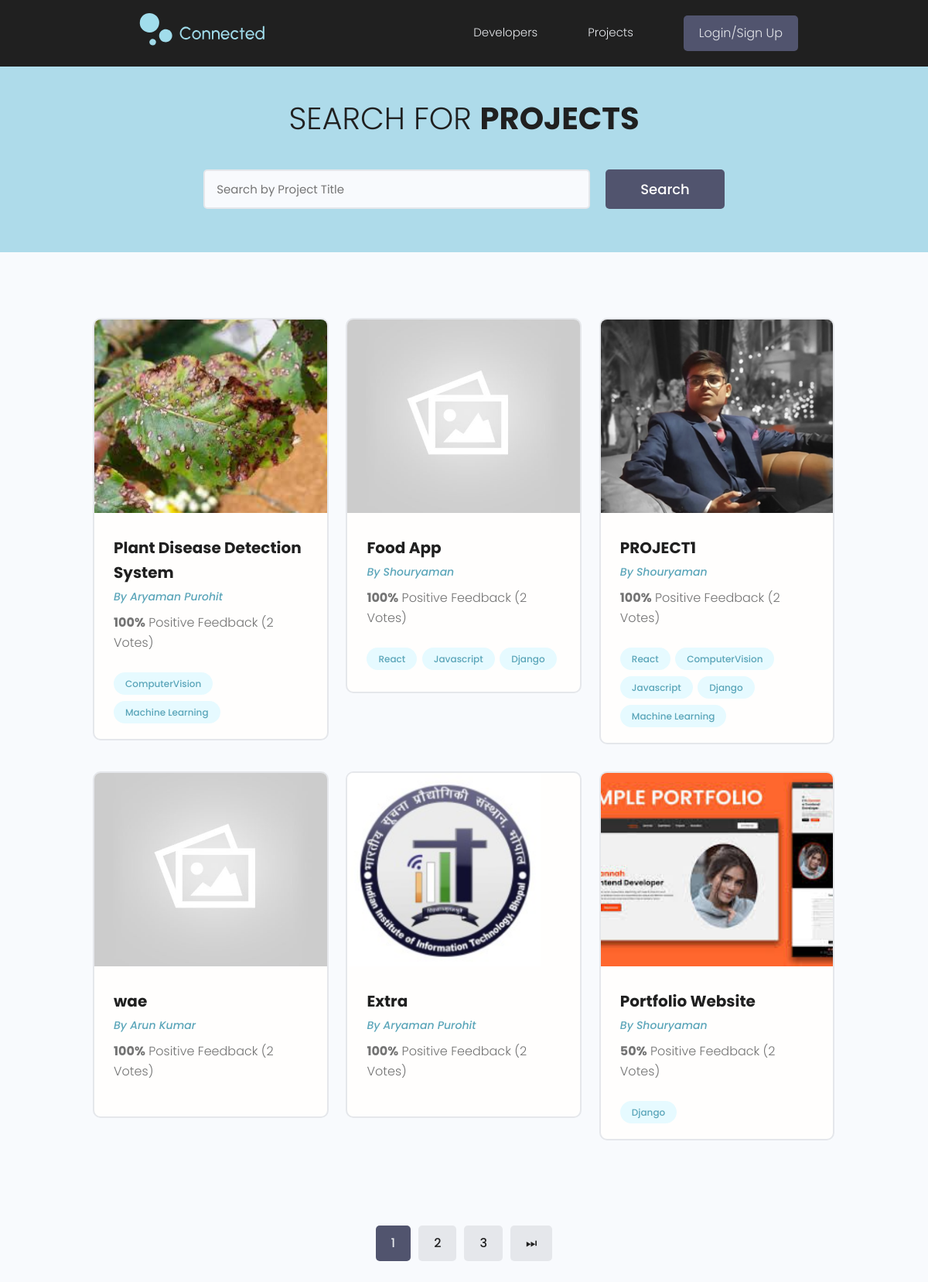
/projects/, run on the app's committed database.
### projects/models.py (models this page shows, shortened)
class Project(models.Model):
    owner = models.ForeignKey(Profile,null=True, blank=True, on_delete=models.CASCADE) #1 To N reln between a Profile and Project (A profile can have many projects)
    title = models.CharField(max_length=200)
    description = models.TextField(null=True,blank=True) #null for DB and blank for django forms
    image = models.ImageField(null=True, blank=True, default='default.jpg')
    demo_link = models.CharField(max_length=10000, null=True, blank=True)
    source_link= models.CharField(max_length=10000,null=True,blank=True)
    tags = models.ManyToManyField('Tag',blank=True) # N to N reln b/w Project and Tag models
    vote_total = models.IntegerField(null=True, blank=True, default=0)
    vote_ratio = models.IntegerField(null=True, blank=True, default=0)
    created = models.DateTimeField(auto_now_add=True)
    id = models.UUIDField(default=uuid.uuid4, unique=True, primary_key=True, editable=False)
    class Meta:
        ordering = ['-vote_ratio' , '-vote_total']

class Tag(models.Model):
    name = models.CharField(max_length=100)
    created = models.DateTimeField(auto_now_add=True)
    id = models.UUIDField(default=uuid.uuid4, unique=True, primary_key=True, editable=False)
    def __str__(self):
        return self.name

### users/models.py (models this page shows, shortened)
class Profile(models.Model):
    user = models.OneToOneField(User, on_delete=models.CASCADE, null=True, blank=True) #1 to 1 reln with in built user model
    name = models.CharField(max_length=300, blank=True, null=True)
    email = models.EmailField(max_length=600, null=True, blank=True)
    username = models.CharField(max_length=300, blank=True, null=True)
    location = models.CharField(max_length=300, blank=True, null=True)
    designation = models.CharField(max_length=300, blank=True, null=True)
    bio = models.TextField(blank=True,null=True)
    profile_image = models.ImageField(null=True,blank =True, upload_to="profiles/", default="profiles/user-default.png")
    github = models.CharField(max_length=300, blank=True, null=True)
    linkedin = models.CharField(max_length=300, blank=True, null=True)
    x = models.CharField(max_length=300, blank=True, null=True)
    website = models.CharField(max_length=300, blank=True, null=True)
    created = models.DateTimeField(auto_now_add=True)
    id = models.UUIDField(default=uuid.uuid4, unique=True, primary_key=True, editable=False)

### projects/views.py (the view)
# urls.py: path('projects/', views.getProjects),
def projects(request):
    projects, search_query = searchProjects(request)
    custom_range, projects = paginateProjects(request, projects, 6)
    context ={'projects':projects, 'search_query':search_query,'custom_range':custom_range}
    return render(request,'projects/projects.html',context)

### projects/utils.py (called while the page is built)
def paginateProjects(request, projects, results):
    page = request.GET.get('page')
    paginator = Paginator(projects, results)
    try:
        projects = paginator.page(page)
    except PageNotAnInteger:
        page = 1
        projects = paginator.page(page)
    except EmptyPage:
        page = paginator.num_pages
        projects = paginator.page(page)
    leftIndex = (int(page) - 4)
    if leftIndex < 1:
        leftIndex = 1
    rightIndex = (int(page) + 5)
    if rightIndex > paginator.num_pages:
        rightIndex = paginator.num_pages + 1
    custom_range = range(leftIndex, rightIndex)
    return custom_range, projects

def searchProjects(request):
    search_query = ''
    if request.GET.get('search_query'):
        search_query = request.GET.get('search_query')
    tags = Tag.objects.filter(name__icontains=search_query)
    projects = Project.objects.distinct().filter(
        Q(title__icontains=search_query) |
        Q(description__icontains=search_query) |
        Q(owner__name__icontains=search_query) |
        Q(tags__in=tags)
    )
    return projects, search_query

### projects/templates/projects/projects.html (shortened to what this page needs)
{% extends "main.html" %}
{% load static %}
{% block content %}
<main class="projects">
    <section class="hero-section text-center">
      <div class="container container--narrow">
        <div class="hero-section__box">
          <h2>Search for <span>Projects</span></h2>
        </div>
        <div class="hero-section__search">
          <form class="form" action="" method="get">
            <div class="form__field">
              <input class="input input--text" id="formInput#search" type="text" name="search_query" value = '{{search_query}}'
                placeholder="Search by Project Title" />
            </div>
            <input class="btn btn--sub btn--lg" type="submit" value="Search" />
          </form>
        </div>
      </div>
    </section>
    <section class="projectsList">
      <div class="container">
        <div class="grid grid--three">
{% for project in projects  %}
          <div class="column">
            <div class="card project">
              <a href="{% url 'single-project' project.id %}" class="project">
                {% if project.image %}
                <img class="project__thumbnail" src="{{ project.image.url }}" alt="project thumbnail" />
                {% else %}
                <img class="project__thumbnail" src="{% static 'images/default.jpg' %}" alt="default thumbnail" />
                {% endif %}
                <div class="card__body">
                  <h3 class="project__title">{{project.title}}</h3>
                  <p><a class="project__author" href="{% url 'user-profile' project.owner.id %}">By {{project.owner.name}}</a></p>
                  <p class="project--rating">
                    <span style="font-weight: bold;">{{project.vote_ratio}}%</span> Positive
                    Feedback ({{project.vote_total}} Vote{{project.vote_total|pluralize:"s"}})
                  </p>
                  <div class="project__tags">
                    {% for tag in project.tags.all %}
                    <span class="tag tag--pill tag--main">
                      <small>{{tag}}</small>
                    </span>
                    {% endfor %}
                  </div>
                </div>
              </a>
            </div>
          </div>
{% endfor %}
        </div>
      </div>
    </section>
    {% include 'pagination.html' with queryset=projects custom_range=custom_range %}
  </main>
{% endblock %}

### templates/main.html (shortened to what this page needs)
<!DOCTYPE html>
{% load static %}
<html lang="en">
	<head>
		<link
			rel="stylesheet"
			href="https://cdn.iconmonstr.com/1.3.0/css/iconmonstr-iconic-font.min.css"
		/>
		<link rel="stylesheet" href="{%  static 'uikit/styles/uikit.css' %}" />
		<link rel="stylesheet" href="{%  static 'styles/app.css' %}" />
	</head>
	<body>
		{% include "navbar.html" %}
		{% block content %} Default Content {%endblock%}
	</body>
</html>

### templates/navbar.html (shortened to what this page needs)
{% load static %}
<header class="header">
	<div class="container container--narrow">
		<a href="{% url 'profiles' %}" class="header__logo">
			<img src="{% static 'images/Logo2.svg' %}" alt="Connected Logo" />
		</a>
		<nav class="header__nav">
			<ul class="header__menu">
				<li class="header__menuItem">
					<a href="{% url 'profiles' %}">Developers</a>
				</li>
				<li class="header__menuItem">
					<a href="{% url 'projects' %}">Projects</a>
				</li>
				{% if request.user.is_authenticated %}
				<li class="header__menuItem"><a href="{% url 'inbox' %}">Inbox</a></li>
				<li class="header__menuItem">
					<a href="{% url 'account' %}">My Account</a>
				</li>
				<li class="header__menuItem">
					<a href="{% url 'account' %}">
					<img
									class="avatarAry avatar--sm"
									src="{{request.user.profile.profile_image.url}}"
									alt="profile_image"
								/>
					</a>
				</li>
				{% else %}
				<li class="header__menuItem">
					<a href="{% url 'login' %}" class="btn btn--sub">Login/Sign Up</a>
				</li>
				{% endif %}
			</ul>
		</nav>
	</div>
</header>

### templates/pagination.html (shortened to what this page needs)
{% if queryset.has_other_pages %}
<div class="pagination">
    <ul class="container">
        {% for page in custom_range %}
        {% if page == queryset.number%}
        <li><a href="?page={{page}}" class="btn page-link btn--sub" data-page="{{page}}">{{page}}</a></li>
        {% else %}
        <li><a href="?page={{page}}" class="btn page-link" data-page="{{page}}">{{page}}</a></li>
        {% endif %}
        {% endfor %}
        {% if queryset.has_next %}
        <li><a href="?page={{queryset.next_page_number}}" class="btn page-link"
                data-page="{{queryset.next_page_number}}">⏭</a></li>
        {% endif %}
    </ul>
</div>
{% endif %}

### static/styles/app.css (style rules this page uses)
:root { --color-sub: #202020; }
.btn--sub { background-color: var(--color-sub-light); }
.card { border: 2px solid var(--color-light); }
img { width: 100%; }
.header { position: sticky; z-index: 111; background-color: var(--color-sub); padding: 1.3rem 0; }
.header > .container { display: flex; justify-content: space-between; align-items: center; padding-left: 0; }
.header__logo { margin-left: 0; }
.header__logo > img { height: 5.8rem; display: block; }
.header__nav > ul { display: inline-flex; align-items: center; list-style: none; gap: 6.5rem; }
.header__menuItem > a { color: var(--color-light); font-weight: 300; }
.hero-section { height: 40vh; display: flex; align-items: center; background-color: var(--color-sub); }
.hero-section__box { margin-bottom: 4rem; }
.hero-section__box > h2, .hero-section__box > h2 > span { font-size: 4rem; color: var(--color-light); line-height: 1.3; text-transform: uppercase; }
.hero-section__box > h2 { font-weight: 300; }
.hero-section__box > h2 > span { font-weight: 700; }
.hero-section__search > .form { display: flex; align-items: center; justify-content: center; gap: 2rem; }
.hero-section__search > .form input.input--text { width: 50rem; }
.pagination { margin-top: 8rem; margin-bottom: 10rem; }
.pagination > ul { flex-wrap: wrap; list-style: none; display: flex; align-items: center; justify-content: center; gap: 1rem; }
.pagination .btn { color: var(--color-sub); }
.pagination .btn.btn--sub { color: var(--color-light); }
.project__author { font-size: 1.4rem; font-style: italic; }
.project--rating { margin-bottom: 1.6em; margin-top: 0.5em; }
.projects > .hero-section { background: #aedbea; height: 30vh; }
.projects .hero-section__box { margin-bottom: 2.5rem; }
.projects .hero-section__box > h2 { color: var(--color-sub); }
.projects .hero-section__box > h2 > span { font-weight: 700; color: var(--color-sub); }
.projectsList { margin-top: 8rem; }
.project__thumbnail { height: 25rem; object-fit: cover; object-position: top center; }
.project__title { font-size: 2rem; font-weight: 700; color: var(--color-sub); }

### static/uikit/styles/modules/_variables.css (style rules this page uses)
:root { --color-main: #5aa5b9; --color-main-light: #e6faff; --color-sub: #3f4156; --color-sub-light: #51546e; --color-sub-lighter: #ededfd; --color-text: #737373; --color-gray: #8b8b8b; --color-light: #e5e7eb; --color-light-gray: #767676; --color-bg: #f8fafd; --color-white: #fffefd; --color-white-light: #f3f3f3; --color-success: #359e64; --color-success-bg: #def8e8; --color-error: #fc4b0b; --color-error-bg: #fff2ee; --font-base: 'Poppins', arial, helvetica, 'Segoe UI', roboto, ubuntu, sans-serif; --font-monospace: 'Fira Code', 'Courier New', courier, monospace; --font-regular: 300; --font-medium: 500; --font-bold: 700; --generic-shadow: 1px 1px 5px #00000010; --generic-transition: all 0.3s ease-in-out; }

### static/uikit/styles/modules/_base.css (style rules this page uses)
* { margin: 0; padding: 0; box-sizing: border-box; text-rendering: optimizeLegibility; color: inherit; font-size: inherit; }
html { font-size: 50%; }
@media only screen and (min-width: 480px) { html { font-size: 56.25%; } }
@media only screen and (min-width: 1200px) { html { font-size: 62.5%; } }
body { line-height: 1.6; font-weight: 400; font-size: 1.5rem; color: var(--color-text); background-color: var(--color-bg); min-height: 100vh; }

### static/uikit/styles/modules/_typography.css (style rules this page uses)
* { font-family: var(--font-base); }
h2 { font-size: 3.6rem; font-weight: var(--font-bold); }
h3 { font-size: 3.2rem; font-weight: var(--font-medium); }
p, span, strong { font-size: 1.6rem; color: var(--color-text); font-weight: var(--font-regular); }
a { padding-bottom: 2px; text-decoration: none; display: inline-block; color: var(--color-main); font-weight: var(--font-medium); }

### static/uikit/styles/modules/_utilities.css (style rules this page uses)
.container { width: 92%; max-width: 165rem; margin: 0 auto; box-sizing: border-box; }
.container--narrow { width: 92%; max-width: 120rem; }
@media screen and (min-width: 1000px) { .container { width: 90%; } }
@media screen and (min-width: 1000px) { .container--narrow { width: 85%; } }
@media screen and (min-width: 1200px) { .container { width: 80%; } }
@media screen and (min-width: 1200px) { .container--narrow { width: 72%; } }
.text-center { text-align: center; }

### static/uikit/styles/modules/_card.css (style rules this page uses)
.card { border-radius: 1rem; background-color: var(--color-white); border: 1.5px solid var(--color-light); width: auto; height: auto; margin-top: 0.5rem; margin-bottom: 0.5rem; overflow: hidden; }
.card__body, .card__header { padding: 2rem 2.5rem; }

### data on the page
Project: image (picture), title "Plant Disease Detection System", owner.name "Aryaman Purohit", vote_ratio "100", vote_total "2"
Tag: name "ComputerVision"
Tag: name "Machine Learning"
Project: image (placeholder picture), title "Food App", owner.name "Shouryaman", vote_ratio "100", vote_total "2"
Tag: name "React"
Tag: name "Javascript"
Tag: name "Django"
Project: image (picture), title "PROJECT1", owner.name "Shouryaman", vote_ratio "100", vote_total "2"
Project: image (placeholder picture), title "wae", owner.name "Arun Kumar", vote_ratio "100", vote_total "2"
Project: image (picture), title "Extra", owner.name "Aryaman Purohit", vote_ratio "100", vote_total "2"
Project: image (picture), title "Portfolio Website", owner.name "Shouryaman", vote_ratio "50", vote_total "2"

### other printed values
{{ page }} "1"
{{ page }} "2" "3"
